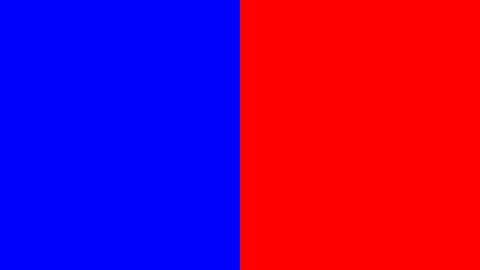
Frame 1 (no input)
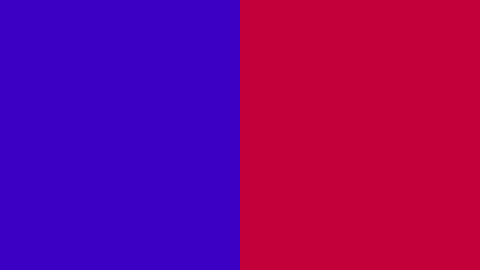
Frame 60 (the mouse pressed at the canvas centre just before this capture)
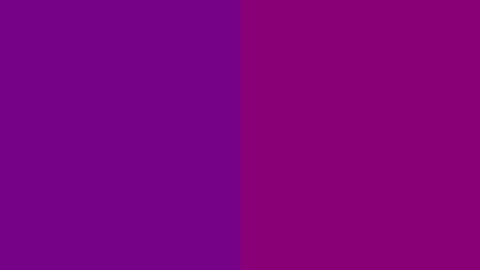
Frame 120 (the mouse held since frame 60 and released just before this capture)

The Processing sketch that drew these frames (run headless with seeded random() and noise(); from frame 60 on, the mouse is pressed at the canvas centre):

// Processing sketch: example_05_07_bouncingcolor
// ── example_05_07_bouncingcolor.pde
// Learning Processing
// Daniel Shiffman
// http://www.learningprocessing.com

// Example 5-7: "Bouncing" color

// Two variables for color.
float c1 = 0;      
float c2 = 255;    

// Start by incrementing c1.
float c1Change = 1;  
// Start by decrementing c2.
float c2Change = -1; 

void setup() {
  size(480, 270);
}

void draw() {
  noStroke();

  // Draw rectangle on left
  fill(c1, 0, c2);
  rect(0, 0, 240, 270);

  // Draw rectangle of right
  fill(c2, 0, c1);
  rect(240, 0, 240, 270);

  // Adjust color values
  c1 = c1 + c1Change;
  c2 = c2 + c2Change;

  // Instead of reaching the edge of a window, these variables reach the "edge" of color:  
  // 0 for no color and 255 for full color.  
  // When this happens, just like with the bouncing ball, the change is reversed.

  // Reverse direction of color change 
  if (c1 < 0 || c1 > 255) {
    c1Change *= -1;
  }

  if (c2 < 0 || c2 > 255) {
    c2Change *= -1;
  }
}
